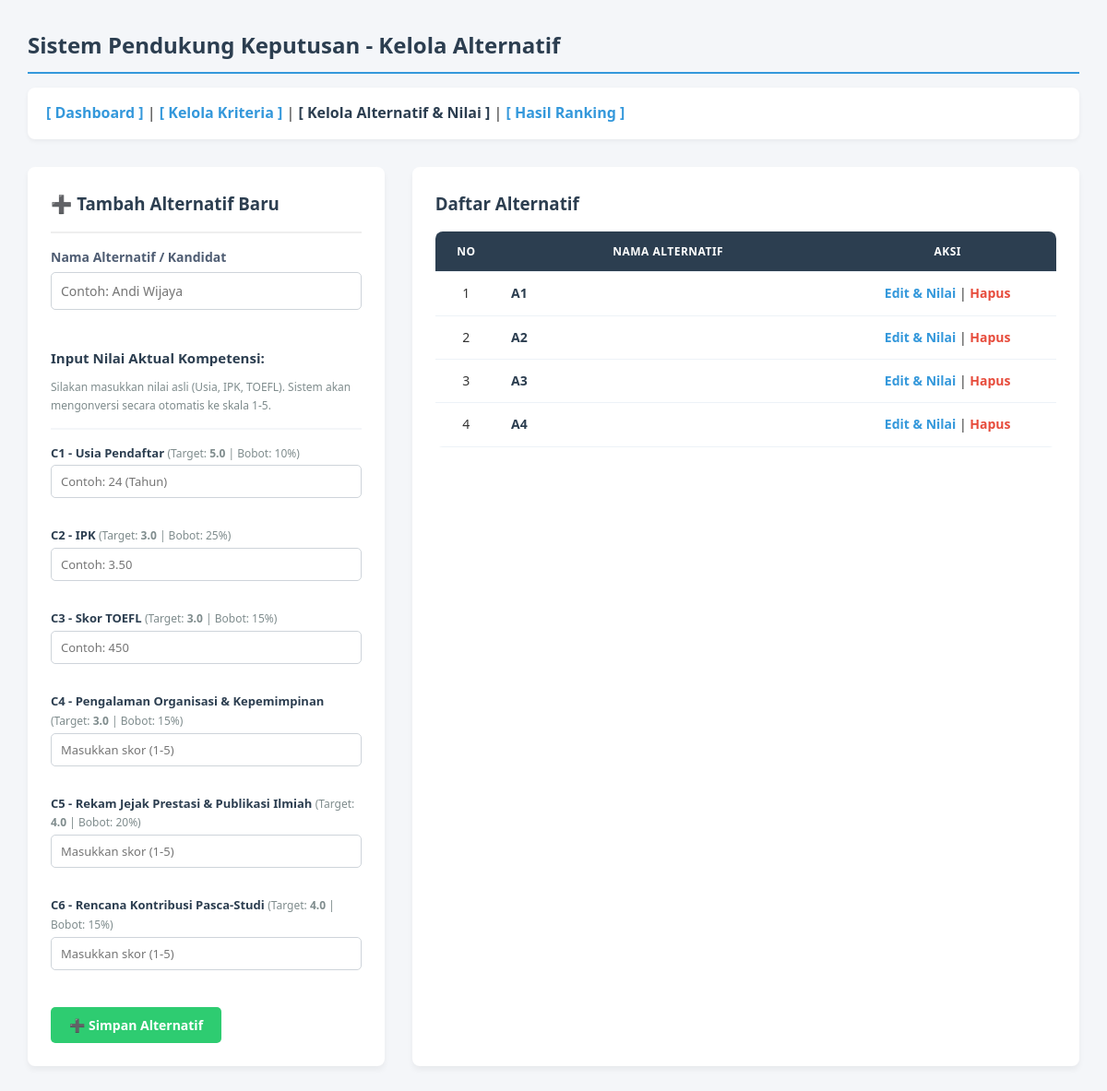
The page /alternatif.php on the database its author committed.
### tables this page shows
CREATE TABLE `kriteria` (
  `id_kriteria` int(11) NOT NULL,
  `nama_kriteria` varchar(255) NOT NULL,
  `nilai_target` decimal(3,1) NOT NULL,
  `bobot_kriteria` int(3) NOT NULL
);

CREATE TABLE `alternatif` (
  `id_alternatif` int(11) NOT NULL,
  `nama_alternatif` varchar(255) NOT NULL
);

### alternatif.php (the view, shortened to what this page needs)
<?php
include 'koneksi.php';
$edit_alt = ['id_alternatif' => '', 'nama_alternatif' => ''];
?>
<!DOCTYPE html>
<html>
<head>
    <link rel="stylesheet" type="text/css" href="style.css">
</head>
<body>
    <h1>Sistem Pendukung Keputusan - Kelola Alternatif</h1>
    <nav>
        <a href="index.php">[ Dashboard ]</a> |
        <a href="kriteria.php">[ Kelola Kriteria ]</a> |
        <a href="alternatif.php" style="color: #2c3e50;"><b>[ Kelola Alternatif & Nilai ]</b></a> |
        <a href="ranking.php">[ Hasil Ranking ]</a>
    </nav>
    <div class="container">
        <?php include 'form_alternatif.php'; ?>
        <div class="box box-large">
            <h3>Daftar Alternatif</h3>
            <table>
                <thead>
                    <tr>
                        <th width="10%">No</th>
                        <th>Nama Alternatif</th>
                        <th width="35%">Aksi</th>
                    </tr>
                </thead>
                <tbody>
                    <?php
                    $no = 1;
                    $query = mysqli_query($conn, "SELECT * FROM alternatif");
                    if (mysqli_num_rows($query) == 0) {
                        echo "<tr><td colspan='3' style='color:#7f8c8d; font-style:italic;'>Belum ada data alternatif.</td></tr>";
                    } else {
                        while ($row = mysqli_fetch_assoc($query)) {
                            echo "<tr>
                                    <td>{$no}</td>
                                    <td style='text-align:left;'><b>{$row['nama_alternatif']}</b></td>
                                    <td>
                                        <a href='alternatif.php?edit={$row['id_alternatif']}' class='btn-edit'>Edit & Nilai</a> |
                                        <a href='hapus.php?type=alternatif&id={$row['id_alternatif']}' class='btn-hapus' onclick='return confirm(\"Hapus alternatif ini?\")'>Hapus</a>
                                    </td>
                                  </tr>";
                            $no++;
                        }
                    }
                    ?>
                </tbody>
            </table>
        </div>
    </div>
</body>
</html>

### form_alternatif.php (shortened to what this page needs)
<?php
global $conn;
?>
<div class="box">
    <h3><?= isset($_GET['edit']) ? '💡 Edit Alternatif & Nilai' : '➕ Tambah Alternatif Baru' ?></h3>
    <hr style="margin-bottom: 15px; border: 1px solid #eee;">
    <form method="POST" action="alternatif.php">
        <div class="form-group" style="margin-bottom: 20px;">
            <label for="nama_alternatif" style="display: block; font-weight: 600; margin-bottom: 5px; color: #4f5d73; font-size: 14px;">
                Nama Alternatif / Kandidat
            </label>
            <input type="text"
                   id="nama_alternatif"
                   name="nama_alternatif"
                   placeholder="Contoh: Andi Wijaya"
                   value="<?= isset($edit_alt) ? $edit_alt['nama_alternatif'] : ''; ?>"
                   style="width: 100%; padding: 10px; border: 1px solid #ced4da; border-radius: 5px; font-size: 14px;"
                   required>
        </div>
        <h4 style="margin-top: 25px; margin-bottom: 10px; color: #2c3e50; font-size: 15px;">Input Nilai Aktual Kompetensi:</h4>
        <p style="font-size: 12px; color: #7f8c8d; margin-bottom: 15px;">Silakan masukkan nilai asli (Usia, IPK, TOEFL). Sistem akan mengonversi secara otomatis ke skala 1-5.</p>
        <hr style="margin-bottom: 15px; border: 1px solid #f4f6f9;">
        <?php
        $kriteria_query = mysqli_query($conn, "SELECT * FROM kriteria");
        if (mysqli_num_rows($kriteria_query) == 0) {
            echo "<p style='color: #e74c3c; font-size: 13px; font-style: italic;'>Belum ada data kriteria. Silakan isi kriteria terlebih dahulu.</p>";
        } else {
            $i = 1;
            while ($k = mysqli_fetch_assoc($kriteria_query)) {
                $val_aktual = isset($nilai_terinput[$k['id_kriteria']]) ? $nilai_terinput[$k['id_kriteria']] : '';
                $min = "1";
                $max = "5";
                $step = "0.1";
                $placeholder = "Masukkan skor (1-5)";
                if ($i == 1) {
                    $min = "15";
                    $max = "60";
                    $step = "1";
                    $placeholder = "Contoh: 24 (Tahun)";
                } elseif ($i == 2) {
                    $min = "0.00";
                    $max = "4.00";
                    $step = "0.01";
                    $placeholder = "Contoh: 3.50";
                } elseif ($i == 3) {
                    $min = "200";
                    $max = "677";
                    $step = "1";
                    $placeholder = "Contoh: 450";
                }
                ?>
                <div class="form-group" style="margin-bottom: 15px;">
                    <label style="display: block; font-weight: 600; margin-bottom: 3px; color: #2c3e50; font-size: 13px;">
                        <?= $k['nama_kriteria']; ?>
                        <span style="font-weight: normal; color: #7f8c8d; font-size: 12px;">
                            (Target: <b><?= $k['nilai_target']; ?></b> | Bobot: <?= $k['bobot_kriteria']; ?>%)
                        </span>
                    </label>
                    <input type="number"
                           name="nilai[<?= $k['id_kriteria']; ?>]"
                           min="<?= $min; ?>"
                           max="<?= $max; ?>"
                           step="<?= $step; ?>"
                           placeholder="<?= $placeholder; ?>"
                           value="<?= $val_aktual; ?>"
                           style="width: 100%; padding: 8px 10px; border: 1px solid #ced4da; border-radius: 5px; font-size: 13px;"
                           required>
                </div>
                <?php
                $i++;
            }
        }
        ?>
        <div class="form-actions" style="margin-top: 25px;">
            <button type="submit" name="simpan" class="btn-simpan" style="background: #2ecc71; color: white; border: none; padding: 10px 20px; font-weight: bold; border-radius: 5px; cursor: pointer;">
                <?= isset($_GET['edit']) ? '💡 Perbarui Alternatif' : '➕ Simpan Alternatif' ?>
            </button>
        </div>
    </form>
</div>

### style.css (style rules this page uses)
* { margin: 0; padding: 0; box-sizing: border-box; font-family: 'Segoe UI', Tahoma, Geneva, Verdana, sans-serif; }
body { background-color: #f4f6f9; color: #333; padding: 30px; line-height: 1.6; }
h1, h2, h3, h4 { color: #2c3e50; margin-bottom: 15px; }
h1 { font-size: 24px; border-bottom: 2px solid #3498db; padding-bottom: 10px; }
nav { margin-bottom: 30px; background: #fff; padding: 15px 20px; border-radius: 8px; box-shadow: 0 2px 5px rgba(0,0,0,0.05); }
nav a { text-decoration: none; color: #3498db; font-weight: 600; transition: color 0.3s ease; }
.container { display: flex; flex-wrap: wrap; gap: 30px; margin-top: 20px; }
.box { background: #fff; padding: 25px; border-radius: 8px; box-shadow: 0 4px 6px rgba(0,0,0,0.05); flex: 1; min-width: 300px; }
.box-large { flex: 2; min-width: 500px; }
form label { display: block; font-weight: 600; margin-bottom: 5px; color: #4f5d73; font-size: 14px; }
form input[type="text"], form input[type="number"] { width: 100%; padding: 10px; margin-bottom: 15px; border: 1px solid #ced4da; border-radius: 5px; font-size: 14px; transition: border-color 0.2s; }
button[type="submit"] { background: #2ecc71; color: white; border: none; padding: 10px 20px; font-size: 14px; font-weight: bold; border-radius: 5px; cursor: pointer; transition: background 0.2s; }
table { width: 100%; border-collapse: collapse; margin-top: 15px; background: #fff; border-radius: 8px; overflow: hidden; }
th, td { padding: 12px 15px; text-align: center; border-bottom: 1px solid #edf2f7; font-size: 14px; }
th { background-color: #2c3e50; color: #ffffff; font-weight: 600; text-transform: uppercase; font-size: 12px; letter-spacing: 0.5px; }
td b { color: #2c3e50; }
.btn-edit { color: #3498db; text-decoration: none; font-weight: 600; }
.btn-hapus { color: #e74c3c; text-decoration: none; font-weight: 600; }

### rows shown on the page
kriteria: nama_kriteria "C1 - Usia Pendaftar", nilai_target "5.0", bobot_kriteria "10"
kriteria: nama_kriteria "C2 - IPK", nilai_target "3.0", bobot_kriteria "25"
kriteria: nama_kriteria "C3 - Skor TOEFL", nilai_target "3.0", bobot_kriteria "15"
kriteria: nama_kriteria "C4 - Pengalaman Organisasi & Kepemimpinan", nilai_target "3.0", bobot_kriteria "15"
kriteria: nama_kriteria "C5 - Rekam Jejak Prestasi & Publikasi Ilmiah", nilai_target "4.0", bobot_kriteria "20"
kriteria: nama_kriteria "C6 - Rencana Kontribusi Pasca-Studi", nilai_target "4.0", bobot_kriteria "15"
alternatif: nama_alternatif "A1"
alternatif: nama_alternatif "A2"
alternatif: nama_alternatif "A3"
alternatif: nama_alternatif "A4"
